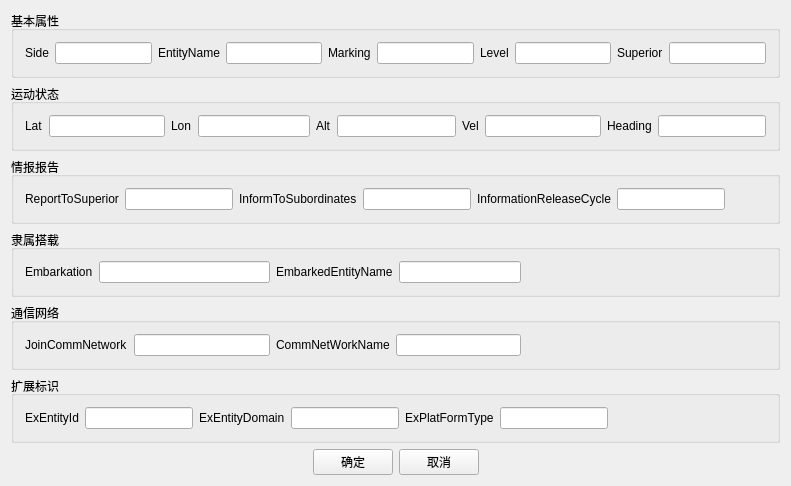
<?xml version="1.0" encoding="UTF-8"?>
<ui version="4.0">
 <class>ByyRemoteEntityCreateWidget</class>
 <widget class="QWidget" name="ByyRemoteEntityCreateWidget">
  <property name="geometry">
   <rect>
    <x>0</x>
    <y>0</y>
    <width>791</width>
    <height>415</height>
   </rect>
  </property>
  <property name="windowTitle">
   <string>创建兵力实体</string>
  </property>
  <layout class="QVBoxLayout" name="verticalLayout">
   <item>
    <widget class="QGroupBox" name="groupBox">
     <property name="title">
      <string>基本属性</string>
     </property>
     <layout class="QHBoxLayout" name="horizontalLayout_7">
      <item>
       <layout class="QHBoxLayout" name="horizontalLayout_2">
        <item>
         <widget class="QLabel" name="label">
          <property name="text">
           <string>Side</string>
          </property>
         </widget>
        </item>
        <item>
         <widget class="QLineEdit" name="SideEdit"/>
        </item>
       </layout>
      </item>
      <item>
       <layout class="QHBoxLayout" name="horizontalLayout_3">
        <item>
         <widget class="QLabel" name="label_2">
          <property name="text">
           <string>EntityName</string>
          </property>
         </widget>
        </item>
        <item>
         <widget class="QLineEdit" name="EntityNameEdit"/>
        </item>
       </layout>
      </item>
      <item>
       <layout class="QHBoxLayout" name="horizontalLayout_4">
        <item>
         <widget class="QLabel" name="label_3">
          <property name="text">
           <string>Marking</string>
          </property>
         </widget>
        </item>
        <item>
         <widget class="QLineEdit" name="MarkingEdit"/>
        </item>
       </layout>
      </item>
      <item>
       <layout class="QHBoxLayout" name="horizontalLayout_5">
        <item>
         <widget class="QLabel" name="label_4">
          <property name="text">
           <string>Level</string>
          </property>
         </widget>
        </item>
        <item>
         <widget class="QLineEdit" name="LevelEdit"/>
        </item>
       </layout>
      </item>
      <item>
       <layout class="QHBoxLayout" name="horizontalLayout_6">
        <item>
         <widget class="QLabel" name="label_5">
          <property name="text">
           <string>Superior</string>
          </property>
         </widget>
        </item>
        <item>
         <widget class="QLineEdit" name="SuperiorEdit"/>
        </item>
       </layout>
      </item>
     </layout>
    </widget>
   </item>
   <item>
    <widget class="QGroupBox" name="groupBox_2">
     <property name="title">
      <string>运动状态</string>
     </property>
     <layout class="QHBoxLayout" name="horizontalLayout_16">
      <item>
       <layout class="QHBoxLayout" name="horizontalLayout_8">
        <item>
         <widget class="QLabel" name="label_6">
          <property name="text">
           <string>Lat</string>
          </property>
         </widget>
        </item>
        <item>
         <widget class="QLineEdit" name="LatEdit"/>
        </item>
       </layout>
      </item>
      <item>
       <layout class="QHBoxLayout" name="horizontalLayout_9">
        <item>
         <widget class="QLabel" name="label_7">
          <property name="text">
           <string>Lon</string>
          </property>
         </widget>
        </item>
        <item>
         <widget class="QLineEdit" name="LonEdit"/>
        </item>
       </layout>
      </item>
      <item>
       <layout class="QHBoxLayout" name="horizontalLayout_28">
        <item>
         <widget class="QLabel" name="label_21">
          <property name="text">
           <string>Alt</string>
          </property>
         </widget>
        </item>
        <item>
         <widget class="QLineEdit" name="AltEdit"/>
        </item>
       </layout>
      </item>
      <item>
       <layout class="QHBoxLayout" name="horizontalLayout_11">
        <item>
         <widget class="QLabel" name="label_9">
          <property name="text">
           <string>Vel</string>
          </property>
         </widget>
        </item>
        <item>
         <widget class="QLineEdit" name="VelEdit"/>
        </item>
       </layout>
      </item>
      <item>
       <layout class="QHBoxLayout" name="horizontalLayout_12">
        <item>
         <widget class="QLabel" name="label_10">
          <property name="text">
           <string>Heading</string>
          </property>
         </widget>
        </item>
        <item>
         <widget class="QLineEdit" name="HeadingEdit"/>
        </item>
       </layout>
      </item>
     </layout>
    </widget>
   </item>
   <item>
    <widget class="QGroupBox" name="groupBox_3">
     <property name="title">
      <string>情报报告</string>
     </property>
     <layout class="QHBoxLayout" name="horizontalLayout_17">
      <item>
       <layout class="QHBoxLayout" name="horizontalLayout_13">
        <item>
         <widget class="QLabel" name="label_11">
          <property name="text">
           <string>ReportToSuperior</string>
          </property>
         </widget>
        </item>
        <item>
         <widget class="QLineEdit" name="ReportToSuperiorEdit"/>
        </item>
       </layout>
      </item>
      <item>
       <layout class="QHBoxLayout" name="horizontalLayout_14">
        <item>
         <widget class="QLabel" name="label_12">
          <property name="text">
           <string>InformToSubordinates</string>
          </property>
         </widget>
        </item>
        <item>
         <widget class="QLineEdit" name="InformToSubordinatesEdit"/>
        </item>
       </layout>
      </item>
      <item>
       <layout class="QHBoxLayout" name="horizontalLayout_15">
        <item>
         <widget class="QLabel" name="label_13">
          <property name="text">
           <string>InformationReleaseCycle</string>
          </property>
         </widget>
        </item>
        <item>
         <widget class="QLineEdit" name="InformationReleaseCycleEdit"/>
        </item>
       </layout>
      </item>
      <item>
       <spacer name="horizontalSpacer_6">
        <property name="orientation">
         <enum>Qt::Horizontal</enum>
        </property>
        <property name="sizeHint" stdset="0">
         <size>
          <width>40</width>
          <height>20</height>
         </size>
        </property>
       </spacer>
      </item>
     </layout>
    </widget>
   </item>
   <item>
    <widget class="QGroupBox" name="groupBox_4">
     <property name="title">
      <string>隶属搭载</string>
     </property>
     <layout class="QHBoxLayout" name="horizontalLayout_22">
      <item>
       <layout class="QHBoxLayout" name="horizontalLayout_18">
        <item>
         <widget class="QLabel" name="label_14">
          <property name="text">
           <string>Embarkation</string>
          </property>
         </widget>
        </item>
        <item>
         <widget class="QLineEdit" name="EmbarkationEdit"/>
        </item>
       </layout>
      </item>
      <item>
       <layout class="QHBoxLayout" name="horizontalLayout_19">
        <item>
         <widget class="QLabel" name="label_15">
          <property name="text">
           <string>EmbarkedEntityName</string>
          </property>
         </widget>
        </item>
        <item>
         <widget class="QLineEdit" name="EmbarkedEntityNameEdit"/>
        </item>
       </layout>
      </item>
      <item>
       <spacer name="horizontalSpacer_4">
        <property name="orientation">
         <enum>Qt::Horizontal</enum>
        </property>
        <property name="sizeHint" stdset="0">
         <size>
          <width>40</width>
          <height>20</height>
         </size>
        </property>
       </spacer>
      </item>
     </layout>
    </widget>
   </item>
   <item>
    <widget class="QGroupBox" name="groupBox_5">
     <property name="title">
      <string>通信网络</string>
     </property>
     <layout class="QHBoxLayout" name="horizontalLayout_23">
      <item>
       <layout class="QHBoxLayout" name="horizontalLayout_21">
        <item>
         <widget class="QLabel" name="label_17">
          <property name="text">
           <string>JoinCommNetwork</string>
          </property>
         </widget>
        </item>
        <item>
         <widget class="QLineEdit" name="JoinCommNetworkEdit"/>
        </item>
       </layout>
      </item>
      <item>
       <layout class="QHBoxLayout" name="horizontalLayout_20">
        <item>
         <widget class="QLabel" name="label_16">
          <property name="text">
           <string>CommNetWorkName</string>
          </property>
         </widget>
        </item>
        <item>
         <widget class="QLineEdit" name="CommNetWorkNameEdit"/>
        </item>
       </layout>
      </item>
      <item>
       <spacer name="horizontalSpacer_3">
        <property name="orientation">
         <enum>Qt::Horizontal</enum>
        </property>
        <property name="sizeHint" stdset="0">
         <size>
          <width>40</width>
          <height>20</height>
         </size>
        </property>
       </spacer>
      </item>
     </layout>
    </widget>
   </item>
   <item>
    <widget class="QGroupBox" name="groupBox_6">
     <property name="title">
      <string>扩展标识</string>
     </property>
     <layout class="QHBoxLayout" name="horizontalLayout_27">
      <item>
       <layout class="QHBoxLayout" name="horizontalLayout_24">
        <item>
         <widget class="QLabel" name="label_18">
          <property name="text">
           <string>ExEntityId</string>
          </property>
         </widget>
        </item>
        <item>
         <widget class="QLineEdit" name="ExEntityIdEdit"/>
        </item>
       </layout>
      </item>
      <item>
       <layout class="QHBoxLayout" name="horizontalLayout_25">
        <item>
         <widget class="QLabel" name="label_19">
          <property name="text">
           <string>ExEntityDomain</string>
          </property>
         </widget>
        </item>
        <item>
         <widget class="QLineEdit" name="ExEntityDomainEdit"/>
        </item>
       </layout>
      </item>
      <item>
       <layout class="QHBoxLayout" name="horizontalLayout_26">
        <item>
         <widget class="QLabel" name="label_20">
          <property name="text">
           <string>ExPlatFormType</string>
          </property>
         </widget>
        </item>
        <item>
         <widget class="QLineEdit" name="ExPlatFormTypeEdit"/>
        </item>
       </layout>
      </item>
      <item>
       <spacer name="horizontalSpacer_5">
        <property name="orientation">
         <enum>Qt::Horizontal</enum>
        </property>
        <property name="sizeHint" stdset="0">
         <size>
          <width>40</width>
          <height>20</height>
         </size>
        </property>
       </spacer>
      </item>
     </layout>
    </widget>
   </item>
   <item>
    <layout class="QHBoxLayout" name="horizontalLayout">
     <item>
      <spacer name="horizontalSpacer">
       <property name="orientation">
        <enum>Qt::Horizontal</enum>
       </property>
       <property name="sizeHint" stdset="0">
        <size>
         <width>40</width>
         <height>20</height>
        </size>
       </property>
      </spacer>
     </item>
     <item>
      <widget class="QPushButton" name="okButton">
       <property name="text">
        <string>确定</string>
       </property>
      </widget>
     </item>
     <item>
      <widget class="QPushButton" name="pushButton_2">
       <property name="text">
        <string>取消</string>
       </property>
      </widget>
     </item>
     <item>
      <spacer name="horizontalSpacer_2">
       <property name="orientation">
        <enum>Qt::Horizontal</enum>
       </property>
       <property name="sizeHint" stdset="0">
        <size>
         <width>40</width>
         <height>20</height>
        </size>
       </property>
      </spacer>
     </item>
    </layout>
   </item>
  </layout>
 </widget>
 <layoutdefault spacing="6" margin="11"/>
 <resources/>
 <connections>
  <connection>
   <sender>pushButton_2</sender>
   <signal>clicked()</signal>
   <receiver>ByyRemoteEntityCreateWidget</receiver>
   <slot>close()</slot>
   <hints>
    <hint type="sourcelabel">
     <x>467</x>
     <y>390</y>
    </hint>
    <hint type="destinationlabel">
     <x>487</x>
     <y>408</y>
    </hint>
   </hints>
  </connection>
 </connections>
</ui>
